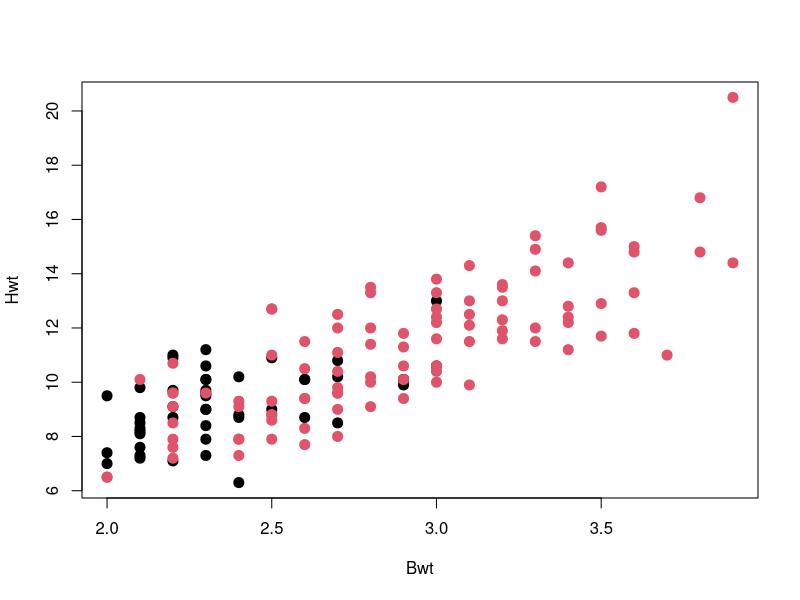
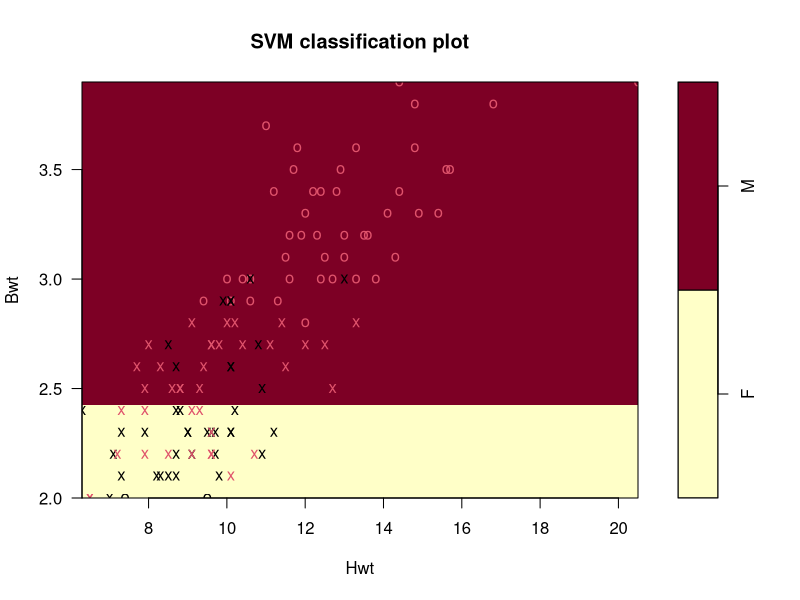
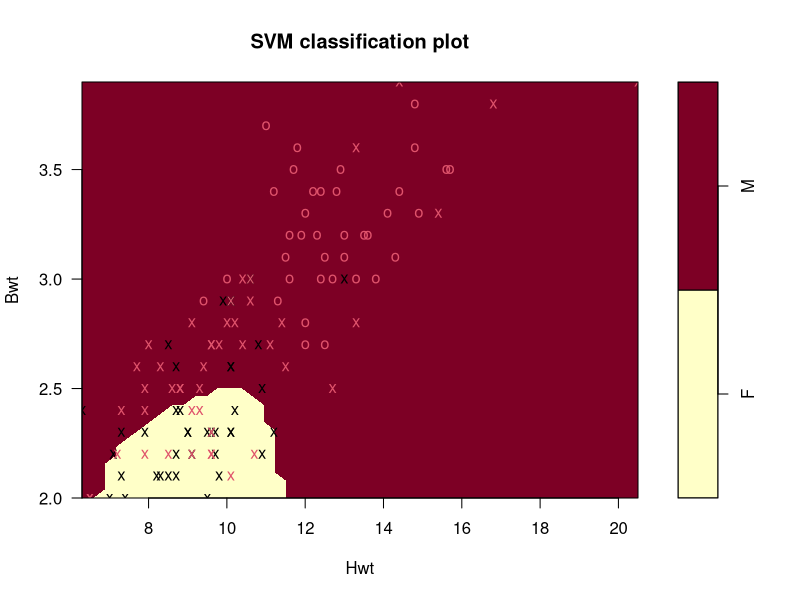
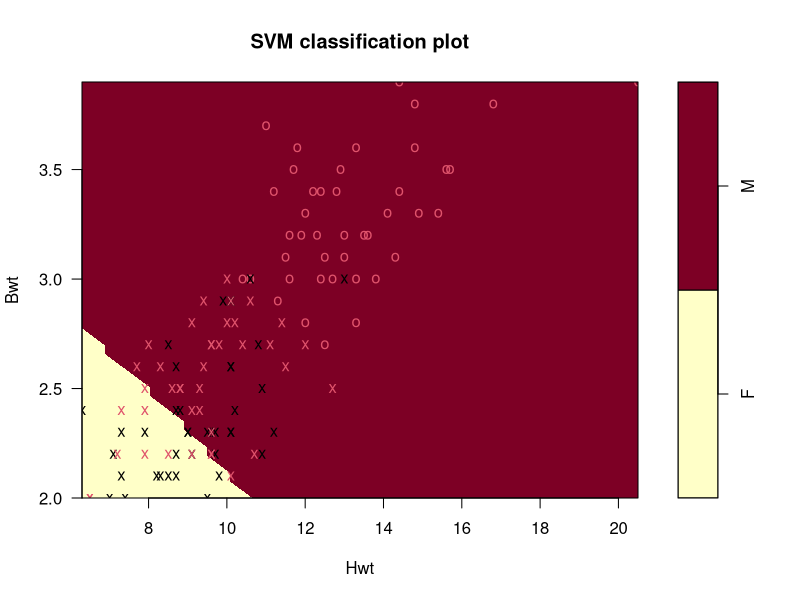
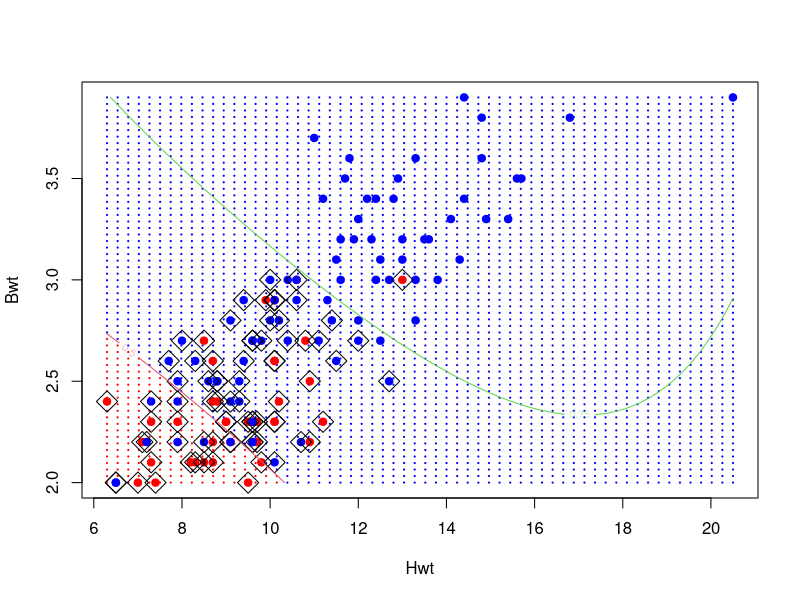
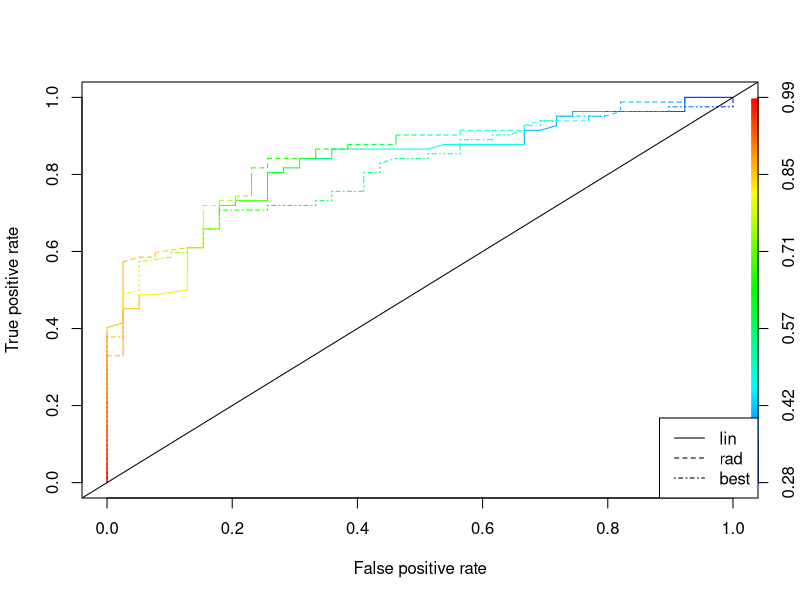
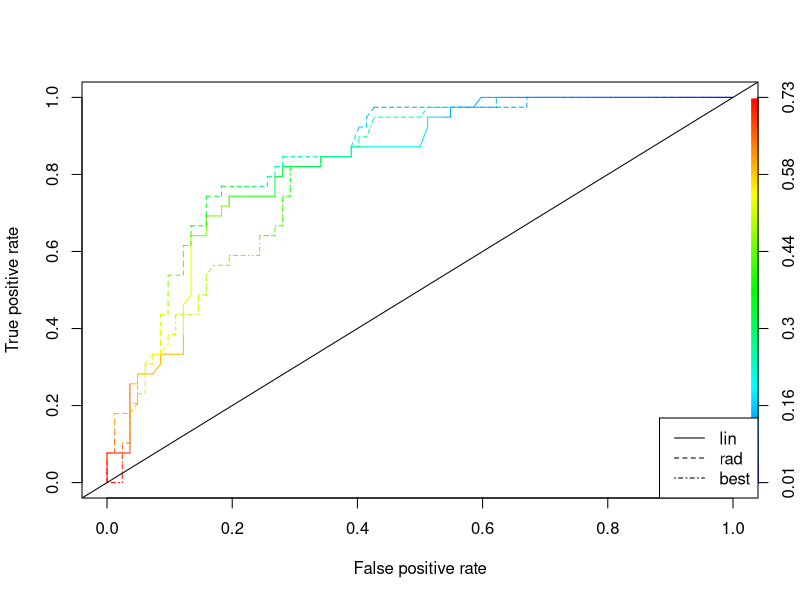

Write the R code that produced these figures, in order.
######################################################################
###
###  SVM -  cats
###
#######################################################################


## Libraries
library(e1071)
library(mlbench)
library(MASS)
library(ROCR)
# Working Directory
WD = "/Users/gianlucamastrantonio/Desktop/statistico/lavori/lezioni/DataSpace/2018/Lez8/"

# il dataset
data(cats, package="MASS")
?cats

# descrizione del dataset
dim(cats)
summary(cats)
plot(cats[,2],cats[,3], col=cats[,1], xlab= colnames(cats)[2],ylab= colnames(cats)[3], pch=20, cex=2)

# Creiamo training e testing 
set.seed(1)
cats[,"train"] 	= ifelse(runif(nrow(cats))<0.8,1,0)
trainset 		= cats[cats$train==1,]
testset 		= cats[cats$train==0,]
summary(trainset)
summary(testset)
# Eliminiamo la colonna "train"
trainColNum 	= grep("train",names(trainset))
trainset 		= trainset[,-trainColNum]
testset 		= testset[,-trainColNum]

# Trovare la colonna indicatrice 
typeColNum = grep("Sex",names(cats))

#modello kernel lineare
svm_model_lin = svm(Sex~ ., data=trainset, method="C-classification", kernel="linear", probability=T, scale=F)
svm_model_lin
# plot del svm
plot(svm_model_lin,trainset )

# previsioni
# train  set predictions
pred_train_lin <-predict(svm_model_lin,trainset)
mean(pred_train_lin==trainset$Sex)

#test set predictions
pred_test_lin <-predict(svm_model_lin,testset)
mean(pred_test_lin==testset$Sex)

#modello kernel radiale
svm_model_rad = svm(Sex~ ., data=trainset, method="C-classification", kernel="radial", probability=T,scale=F)
svm_model_rad
# plot del svm
plot(svm_model_rad,trainset )

# previsioni
# train  set predictions
pred_train_rad <-predict(svm_model_rad,trainset)
mean(pred_train_rad==trainset$Sex)

#test set predictions
pred_test_rad <-predict(svm_model_rad,testset)
mean(pred_test_rad==testset$Sex)



# Troviamo i migliori valori di gamma e cost
tune_out <- tune.svm(x=trainset[,-typeColNum],y=trainset[,typeColNum],gamma=10^(-3:3),cost=c(0.01,0.1,1,10,100,1000),kernel="radial")
summary(tune_out)
# salvimo i valori migliori
tune_out$best.parameters$cost
tune_out$best.parameters$gamma
# ristimiamo il modello
svm_model <- svm(Sex~ ., data=trainset, method="C-classification", kernel="radial",cost=tune_out$best.parameters$cost,gamma=tune_out$best.parameters$gamma , probability=T, scale=F)
# plot
plot(svm_model,trainset )
# Previsioni
pred_train <-predict(svm_model,trainset)
mean(pred_train==trainset$Sex)
#test set predictions
pred_test <-predict(svm_model,testset)
mean(pred_test==testset$Sex)


# plot 
n_points_in_grid = 60 # dimensione della griglia
x_axis_range <- range (cats[, 2]) # range dell'asse x
y_axis_range <- range (cats[, 3]) # range dell'asse y

# griglie di valori
X_grid_points <- seq (from=x_axis_range[1], to=x_axis_range[2], length=n_points_in_grid)  
Y_grid_points <- seq (from=y_axis_range[1], to=y_axis_range[2], length=n_points_in_grid) 
# griglia estesa
all_grid_points <- expand.grid (X_grid_points, Y_grid_points) # generate all grid points
names (all_grid_points) <- c( "Bwt","Hwt") 
# facciamo previsione su tutta la griglia
all_points_predited <- predict(svm_model, all_grid_points, probability=T) 

# decidiamo il set dei colori
color_array <- c("red", "blue")[as.numeric(all_points_predited)] 
plot (all_grid_points[,c(2,1)], col=color_array, pch=20, cex=0.25)
points (x=trainset$Hwt, y=trainset$Bwt, col=c("red", "blue")[as.numeric(trainset$Sex)], pch=19) # plot data points
#points (trainset[svm_model$index, c ( 3,2)], pch=5, cex=2) # plot support vectors
points (svm_model$SV[,c(2,1)], pch=5, cex=2) 

# facciamo delle curve di livello per le prob di appartenenza classe
ProbGrid = attr(all_points_predited,"probabilities")[,2]
contour(Y_grid_points,X_grid_points, matrix(ProbGrid,n_points_in_grid, byrow=T),add=T, level=0.25, col=1)
contour(Y_grid_points,X_grid_points, matrix(ProbGrid,n_points_in_grid, byrow=T),add=T, level=0.5, col=2)
contour(Y_grid_points,X_grid_points, matrix(ProbGrid,n_points_in_grid, byrow=T),add=T, level=0.75, col=3)
contour(Y_grid_points,X_grid_points, matrix(ProbGrid,n_points_in_grid, byrow=T),add=T, level=0.90, col=4)


# ROC - training
PredProb_lin <-predict(svm_model_lin,trainset, probability=T)
PredProb_rad <-predict(svm_model_rad,trainset, probability=T)
PredProb_best <-predict(svm_model,trainset, probability=T)

# ROC - maschio
pred_lin = prediction(attr(PredProb_lin,"probabilities")[,2], ifelse(trainset$Sex=="M",1,0)) 
pred_rad = prediction(attr(PredProb_rad,"probabilities")[,2], ifelse(trainset$Sex=="M",1,0)) 
pred_best = prediction(attr(PredProb_best,"probabilities")[,2], ifelse(trainset$Sex=="M",1,0)) 
perf_lin = performance(pred_lin,"tpr","fpr")
perf_rad = performance(pred_rad,"tpr","fpr")
perf_best = performance(pred_best,"tpr","fpr")
plot(perf_lin,colorize=TRUE)
plot(perf_rad,colorize=TRUE, add=T, lty=2)
plot(perf_best,colorize=TRUE, add=T, lty=4)
abline(a=0,b=1)
legend("bottomright",c("lin", "rad","best"), col=1, lty=c(1,2,4))

# ROC - femmine
pred_lin = prediction(attr(PredProb_lin,"probabilities")[,1], ifelse(trainset$Sex=="F",1,0)) 
pred_rad = prediction(attr(PredProb_rad,"probabilities")[,1], ifelse(trainset$Sex=="F",1,0)) 
pred_best = prediction(attr(PredProb_best,"probabilities")[,1], ifelse(trainset$Sex=="F",1,0)) 
perf_lin = performance(pred_lin,"tpr","fpr")
perf_rad = performance(pred_rad,"tpr","fpr")
perf_best = performance(pred_best,"tpr","fpr")
plot(perf_lin,colorize=TRUE)
plot(perf_rad,colorize=TRUE, add=T, lty=2)
plot(perf_best,colorize=TRUE, add=T, lty=4)
abline(a=0,b=1)
legend("bottomright",c("lin", "rad","best"), col=1, lty=c(1,2,4))
